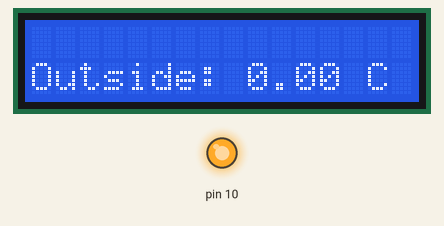
Bench run of a sketch on a simulated Arduino Uno, built with avr-gcc and run on an emulated ATmega328P. On the bench: 16×2 character LCD, output pins drawn as LEDs (lit = HIGH). No radio packets arrive unless stated; what the sketch prints to the serial monitor is not drawn.

Above: at 5.1 s.
At 10.1 s:
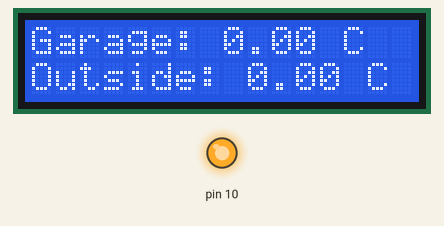
At 15.1 s:
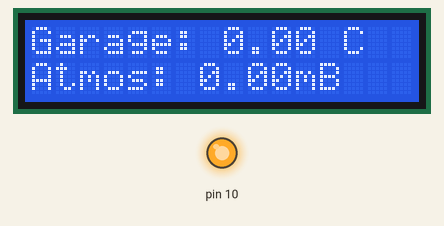
At 20.1 s:
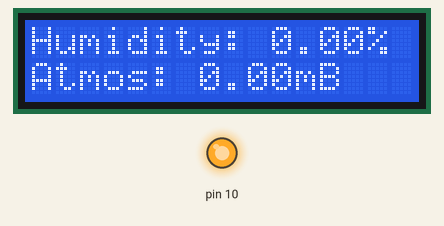
At 25.1 s:
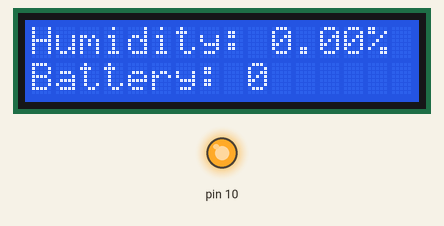
At 35.1 s:
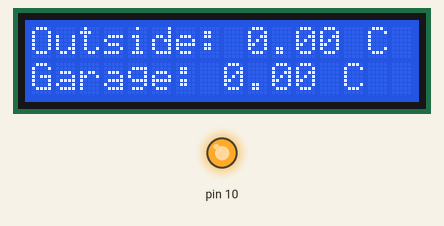

Measured:
- what the display in image 0 shows lasts 5.0 s, from 5.0 s to 10.0 s

The sketch:

Weather_display_v1.ino
```cpp
// (licence header left out)
#include <RF24Network.h>
#include <RF24.h>
#include <SPI.h>
#include <LiquidCrystal.h>

LiquidCrystal lcd(8, 9, 4, 5, 6, 7);


// nRF24L01(+) radio attached using Getting Started board
RF24 radio(2,3);

// Network uses that radio
RF24Network network(radio);

// Address of our node
const uint16_t this_node = 2;

// Address of the other node
const uint16_t other_node = 0;

int update_freq = 5000;

long unsigned last_update = 0;

int line = 0;

int display_counter = 0;

void setup(void)
{
  Serial.begin(57600);
  Serial.println("Weather Display v1.0");
  lcd.begin(16, 2);
  lcd.clear();
  SPI.begin();
  radio.begin();
  network.begin(/*channel*/ 90, /*node address*/ this_node);
}

      // Structure of our payload
struct payload_t
{
  //unsigned long ms;
  //unsigned long counter;
  int charge;
  float pressure;
  float outside_temp;
  float garage_temp;
  float humidity;

};

    payload_t payload;


void loop(void)
{
  // Pump the network regularly
  network.update();

  // Is there anything ready for us?
  while ( network.available() )
  {

  //  lcd.setCursor(0, 0);
    // If so, grab it and print it out
    RF24NetworkHeader header;
    network.read(header,&payload,sizeof(payload));
   /* lcd.print("Outside: ");
    lcd.print(payload.outside_temp);
    lcd.setCursor(0, 1);
    lcd.print("Garage: ");
    lcd.print(payload.garage_temp);*/

}
update_display();

}

void update_display(void)
 {


  // See if we should be updating the display

  if(millis() - last_update > update_freq)
 {

   // Toggle which line to write to

   if(line == 0)
 {
   line = 1;
 }
 else
 {
   line = 0;
 }

   // update the last_update value to right now

   last_update = millis();

  // set cursor position

  lcd.setCursor(0, line);

  // clear line to be written

  lcd.print ("                ");
  lcd.setCursor(0, line);

// Write to display

  switch (display_counter){

    case 0:
    lcd.print ("Outside: ");
    lcd.print (payload.outside_temp);
    lcd.print (" C");
    display_counter++;
    break;

    case 1:
    lcd.print ("Garage: ");
    lcd.print (payload.garage_temp);
    lcd.print (" C");
    display_counter++;
    break;
    case 2:
    lcd.print ("Atmos: ");
    lcd.print (payload.pressure);
    lcd.print ("mB");
    display_counter++;
    break;
    case 3:
    lcd.print ("Humidity: ");
    lcd.print (payload.humidity);
    lcd.print ("%");
    display_counter++;
    break;
    case 4:
    lcd.print ("Battery: ");
    lcd.print (payload.charge);
    lcd.print ("");
    display_counter = 0;
    break;


  }
  //lcd.print("In update");
  //    lcd.setCursor(0, 1);
 //lcd.print(millis());


 }

}
```
